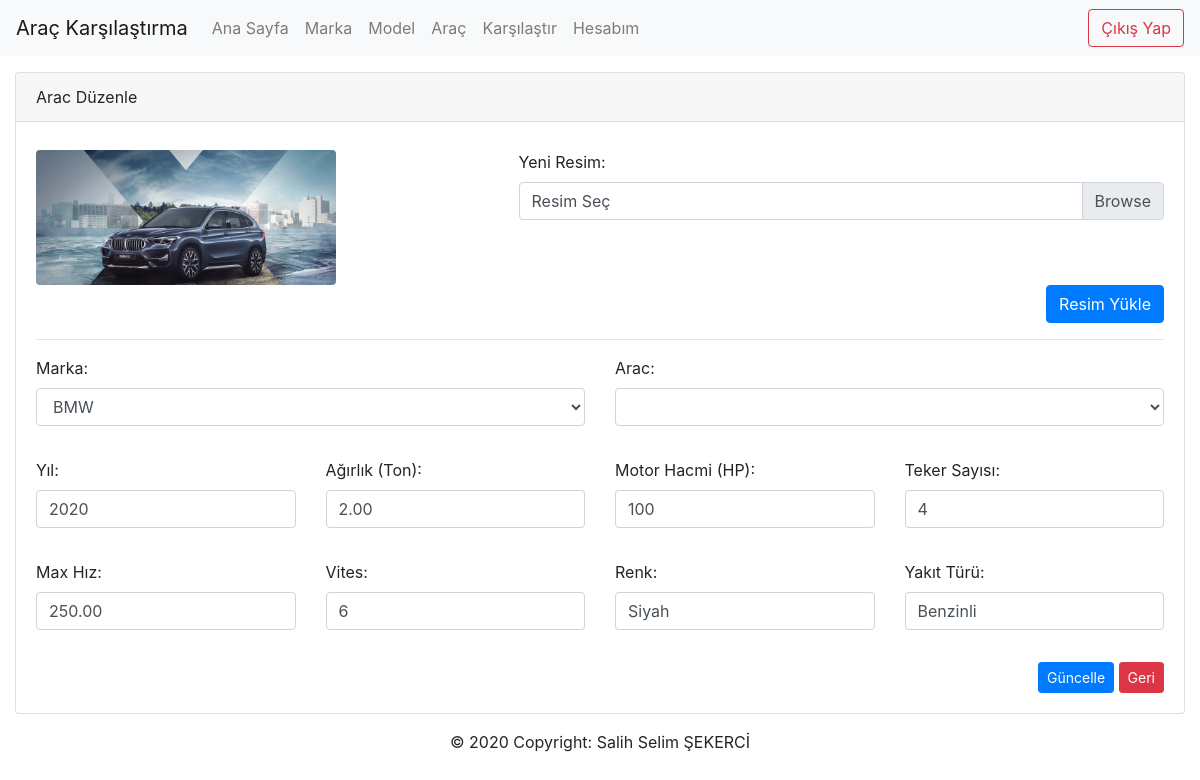
Page /anaklasor/arac-duzenle.php?id=18 on the committed database.
### tables this page shows
CREATE TABLE `arac` (
  `id` int(11) NOT NULL,
  `marka_id` int(11) NOT NULL,
  `model_id` int(11) NOT NULL,
  `yil` int(11) NOT NULL,
  `agirlik` float(10,2) NOT NULL,
  `motorHacmi` int(10) NOT NULL,
  `tekerSayisi` int(10) NOT NULL,
  `maxHiz` float(10,2) NOT NULL,
  `vites` int(10) NOT NULL,
  `renk` varchar(254) NOT NULL,
  `yakitTuru` varchar(254) NOT NULL,
  `resim` varchar(254) NOT NULL
);

CREATE TABLE `marka` (
  `id` int(11) NOT NULL,
  `marka` varchar(11) NOT NULL
);

### anaklasor/arac-duzenle.php (the view, shortened to what this page needs)
<!doctype html>
<html lang="tr">
<?php
include("./assets/head.php");
include("./assets/nav.php");
if (isset($_GET['id'])) {
    $aracVarMiSor = $db->prepare("SELECT count(*) Adet FROM arac WHERE id=:id");
    $aracVarMiCek = $aracVarMiSor->fetch(PDO::FETCH_ASSOC);
    if ($aracVarMiCek['Adet'] > 0) {
        $aracSor = $db->prepare("SELECT * FROM arac WHERE id=:id");
        $aracCek = $aracSor->execute(array(
            "id" => $_GET['id']
        ));
        $aracCek = $aracSor->fetch(PDO::FETCH_ASSOC);
    } else {
        header("Location: /araba-karsilastirma/anaklasor/arac-listesi.php?bilgi=aracYok");
    }
} else {
    header("Location: /araba-karsilastirma/anaklasor/arac-listesi.php");
}
?>
<body class="">
    <div class="container-fluid">
        <div class="card">
            <div class="card-header">
                Arac Düzenle
            </div>
            <div class="card-body">
                <form action="./controller/Arac.php" class="mt-2" method="POST" enctype="multipart/form-data">
                    <div class="row">
                    <div class="col col-md-5">
                        <img class="rounded" width="300px" src="<?=$aracCek['resim']?>" alt="">
                    </div>
                    <div class="col col-md-7 form-group">
                            <label>Yeni Resim:</label>
                            <div class="custom-file">
                                <label class="custom-file-label" for="customFile">Resim Seç</label>
                            </div>
                        </div>
                    </div>
                    <div class="text-right">
                        <button type="submit" class="btn btn-primary">Resim Yükle</button>
                    </div>
                </form>
                <hr>
                <form action="./controller/Arac.php" class="mt-2" method="POST">
                    <div class="row">
                        <div class="col col-md-6 form-group">
                            <label>Marka:</label>
                            <div class="form-group">
                                <?php
                                $markaSor = $db->prepare("SELECT * FROM  marka");
                                $markaSor->execute();
                                ?>
                                <select onchange="modelGetir(<?= $aracCek['model_id'] ?>)" id="marka" name="marka_id" class="form-control">
                                    <?php while ($markaCek = $markaSor->fetch(PDO::FETCH_ASSOC)) { ?> ?>
                                        <option value="<?= $markaCek['id'] ?>" <?= ($aracCek['marka_id'] == $markaCek['id']) ? "selected" : ""  ?>><?= $markaCek['marka'] ?></option>
                                    <?php } ?>
                                </select>
                            </div>
                        </div>
                        <div class="col col-md-6 form-group">
                            <label>Arac:</label>
                            <select id="model" name="model_id" class="form-control">
                            </select>
                        </div>
                    </div>
                    <div class="row">
                        <div class="col col-md-3 form-group">
                            <label>Yıl:</label>
                            <div class="form-group">
                                <input class="form-control" value="<?= $aracCek['yil']; ?>" type="number" name="yil" min=1990 max=2020 id="">
                            </div>
                        </div>
                        <div class="col col-md-3 form-group">
                            <label>Ağırlık (Ton):</label>
                            <div class="form-group">
                                <input class="form-control" type="number" value="<?= $aracCek['agirlik']; ?>" name="agirlik" step=0.1 min=0 max=100 id="">
                            </div>
                        </div>
                        <div class="col col-md-3 form-group">
                            <label>Motor Hacmi (HP):</label>
                            <div class="form-group">
                                <input class="form-control" type="number" value="<?= $aracCek['motorHacmi']; ?>" name="motorHacmi" min=0 max=100 id="">
                            </div>
                        </div>
                        <div class="col col-md-3 form-group">
                            <label>Teker Sayısı:</label>
                            <div class="form-group">
                                <input class="form-control" type="number" value="<?= $aracCek['tekerSayisi']; ?>" name="tekerSayisi" min=0 max=20 id="">
                            </div>
                        </div>
                    </div>
                    <div class="row">
                        <div class="col col-md-3 form-group">
                            <label>Max Hız:</label>
                            <div class="form-group">
                                <input class="form-control" type="number" value="<?= $aracCek['maxHiz']; ?>" name="maxHiz" min=0 max=500 id="">
                            </div>
                        </div>
                        <div class="col col-md-3 form-group">
                            <label>Vites:</label>
                            <div class="form-group">
                                <input class="form-control" type="number" value="<?= $aracCek['vites']; ?>" name="vites" min=0 max=10 id="">
                            </div>
                        </div>
                        <div class="col col-md-3 form-group">
                            <label>Renk:</label>
                            <div class="form-group">
                                <input class="form-control" type="text" name="renk" value="<?= $aracCek['renk']; ?>" placeholder="Beyaz">
                            </div>
                        </div>
                        <div class="col col-md-3 form-group">
                            <label>Yakıt Türü:</label>
                            <div class="form-group">
                                <input class="form-control" type="text" name="yakitTuru" value="<?= $aracCek['yakitTuru']; ?>" placeholder="Benzin">
                            </div>
                        </div>
                    </div>
                    <div class="text-right buttons">
                        <button class="btn btn-sm btn-primary">Güncelle</button>
                        <a href="arac-listesi.php" class="btn btn-sm btn-danger">Geri</a>
                    </div>
                </form>
            </div>
        </div>
    </div>
    <?php
    include("./assets/footer.php");
    ?>
</body>
</html>

### rows in the picture
arac: resim (picture), marka_id "BMW", yil "2020", agirlik "2.00", motorHacmi "100", tekerSayisi "4", maxHiz "250.00", vites "6", renk "Siyah", yakitTuru "Benzinli"
